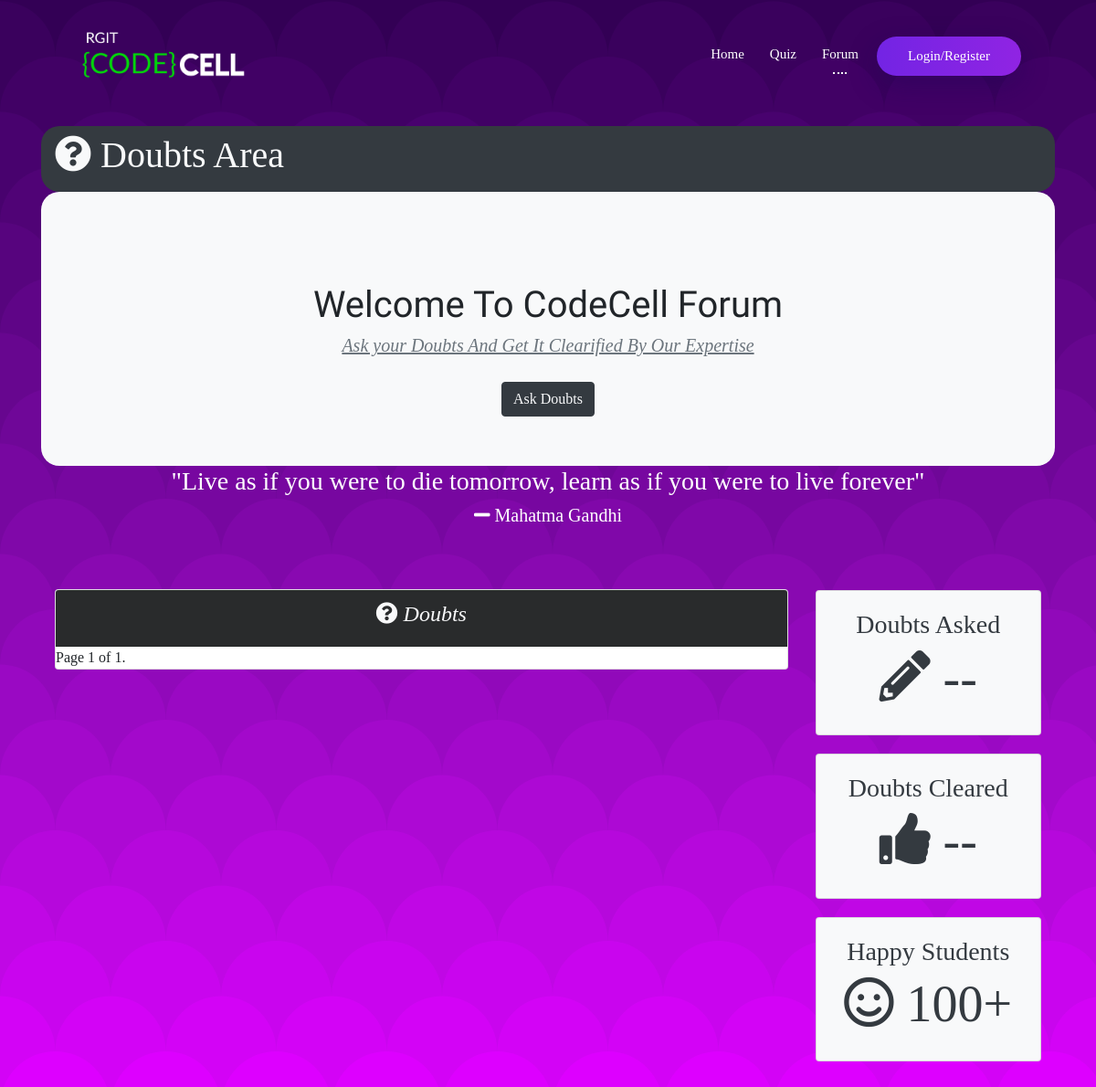
Before: /forum/ with the older database file.
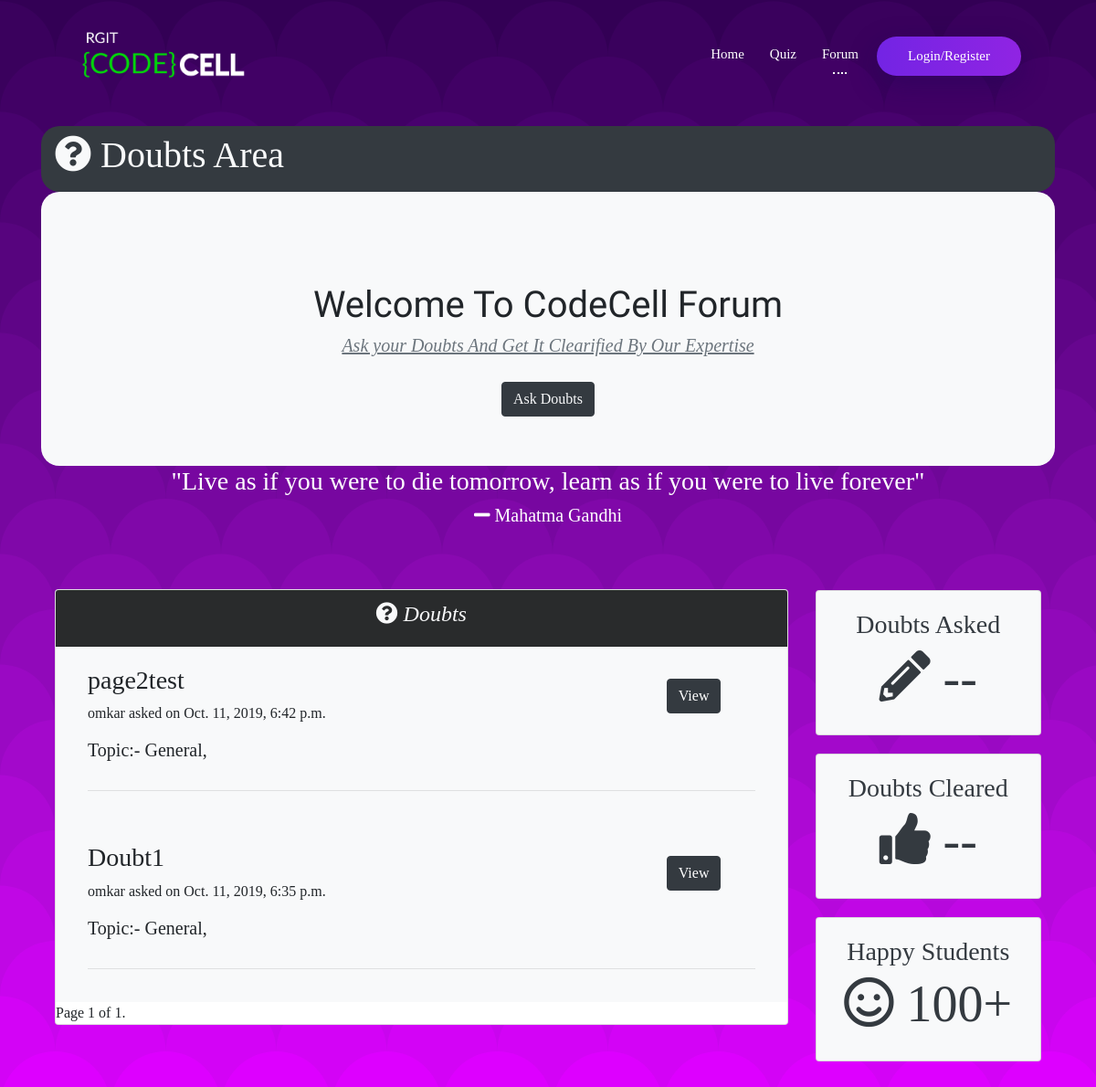
After: the same page with the newer database file.
### Forum/models.py (models this page shows, shortened)
class Forum_question(models.Model):
    question = models.CharField(max_length = 200, verbose_name = "Question Text", unique = True, blank = False, null = False)
    description = models.CharField(max_length = 500, verbose_name = "Question Description", unique = False, blank = True)
    topic = models.ManyToManyField(Topic, verbose_name = "Topic")
    user = models.ForeignKey(User, on_delete = models.CASCADE, verbose_name = "Question Author")
    asked_on = models.DateTimeField(auto_now_add = True, verbose_name = "Asked on ")
    views = models.IntegerField(verbose_name = "Views", default = 0, blank = False, null = False)
    upvotes = models.IntegerField(verbose_name = "Upvotes", default = 0, blank = False, null = False)
    class meta:
        verbose_name = "Question"
        verbose_name_plural = "Questions"

class Topic(models.Model):
    title = models.CharField(max_length = 100, verbose_name = "Title", unique = True, blank = False, null = False)
    description = models.CharField(max_length = 500, verbose_name = "Description", blank = True)
    def __str__(self):
        return self.title

### Forum/views.py (the view)
# urls.py: path('', views.forum_home, name = "forum_home"),
def forum_home(request, *args, **kwargs):
    No_of_questions_in_single_page = 25
    questions = Forum_question.objects.all().order_by('-asked_on')
    paginator = Paginator(questions, No_of_questions_in_single_page )
    page = request.GET.get('page')
    question_list = paginator.get_page(page)
    return render(request,'Forum/Forum_home.html',{'question_list':question_list})

### Forum/templates/Forum/Forum_home.html (shortened to what the changed rows need)
{% extends 'Accounts/base.html' %}
{% load static %}
{% block content %}
<link rel="stylesheet" href="{% static 'Accounts/css/loginPage.css' %}">
<link rel="stylesheet" href="{% static 'Accounts/css/loginPageResponsive.css' %}">
<header id="header">
<div class="container" style="margin-top: 30px">
  <div class="main">
      <header id="main-header" class="py-2 bg-dark text-light " style="border-radius: 20px">
        <div class="container">
          <div class="row">
            <div class="col-md-6">
              <h1>
                <i class="fas fa-question-circle"></i> Doubts Area</h1>
            </div>
          </div>
        </div>
      </header>
           <div style="border:1px ; width:100%; height:300px;border-radius: 20px ;" class="back bg-light" >
               <h1  class="font" style="text-align:center; padding-top:100px;">Welcome To CodeCell Forum</h1>
  </div>
  </div>
  <section id="profile">
    <div class="container" style="margin-bottom: 20px">
      <div class="row">
        <div class="col-md-9" style="margin-top:19px;">
          <div class="card">
            {% for i in question_list %}
            <div class="card-body bg-light">
              <div class="container ">
                <div class="row">
                  <div class="col-md-10 ">
                      <h3>{{ i.question }}</h3>
                          {{ i.user }} asked on {{ i.asked_on }}
                  </div>
                  <br/>
                  <div class="col-md-2">
                    <a href="{% url 'answer_list' pk=i.pk %}"><button style="margin-top:15px;" class="btn  btn-dark">View</button></a>
                  </div>
                </div>
                <div class="row">
                  <div class="col-md-6">
                    <p><h5>Topic:- {% for j in i.topic.all %} {{j}},  {%endfor%}</h5> </p>
                  </div>
                </div>
                <hr />
              </div>
            </div>
            {% endfor %}
      </div>
    </div>
      </div>
    </div>
  </section>
  </div>
{% endblock %}

Changed rows visible on the page:
added Forum_question: question "page2test", user "omkar", asked_on "Oct. 11, 2019, 6:42 p.m."
now on this page (row unchanged): Topic: title "General"
added Forum_question: question "Doubt1", user "omkar", asked_on "Oct. 11, 2019, 6:35 p.m."
